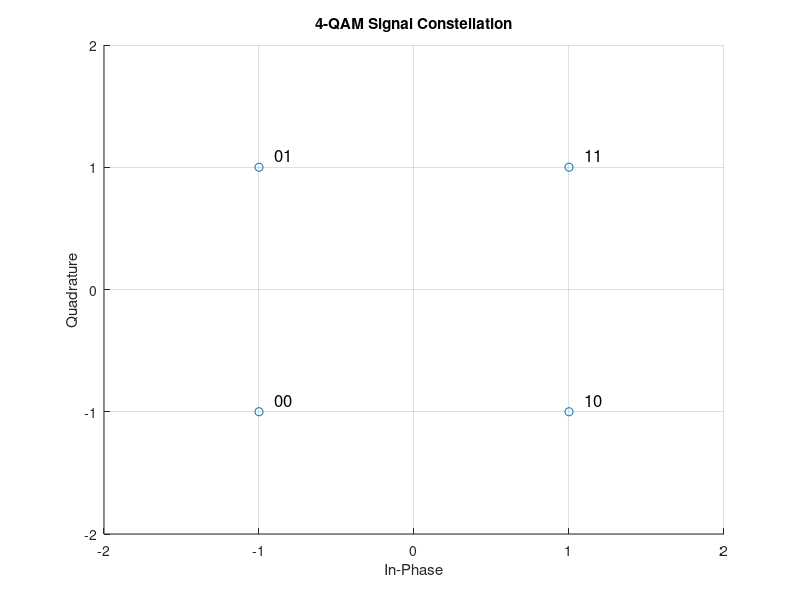

The MATLAB source for this figure:
image_dir = '../images';
% Define the signal constellation
labels = {'00','01','11','10'};
coords = [-1-1i,-1+1i , 1+1i , 1-1i];

% plot
scatter(real(coords), imag(coords));
grid on;

% add labels
for i = 1:length(coords)
    text(real(coords(i))+0.1, imag(coords(i))+0.1, labels(i), 'FontSize', 12);
end

% Set the plot limits and axis labels
xlim([-2 2]);
ylim([-2 2]);
xlabel('In-Phase');
ylabel('Quadrature');

% Set the plot title
title('4-QAM Signal Constellation');

% Save the plot as a PNG file
saveas(gcf, fullfile(image_dir, '4_QAM.png'));
close;